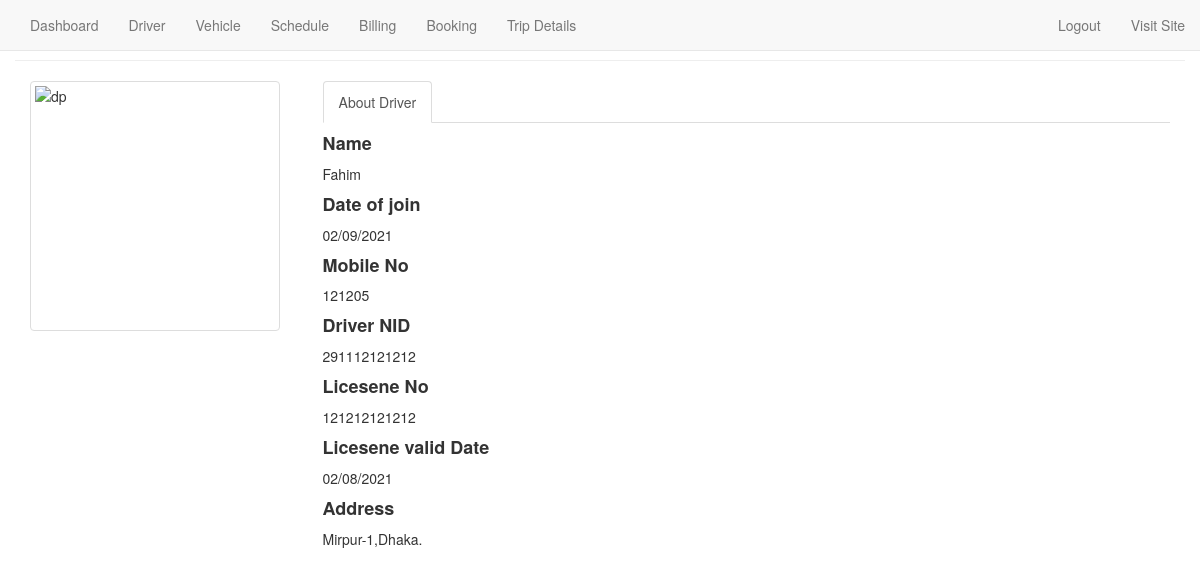
Page /DriverView.php?driverid=29 on the committed database.
### tables this page shows
CREATE TABLE `driver` (
  `driverid` int(11) NOT NULL,
  `drname` varchar(255) NOT NULL,
  `drjoin` varchar(255) NOT NULL,
  `drmobile` varchar(20) NOT NULL,
  `drnid` varchar(30) NOT NULL,
  `drlicense` varchar(30) NOT NULL,
  `drlicensevalid` varchar(100) NOT NULL,
  `draddress` varchar(255) NOT NULL,
  `drphoto` varchar(30) NOT NULL,
  `dr_available` int(11) NOT NULL
);

### DriverView.php (the view, shortened to what this page needs)
<?php
    $connection= mysqli_connect("localhost", "root", "", "transport_management");
    $driverid= $_GET['driverid'];
    $sql= "SELECT * FROM `driver` WHERE driverid='$driverid' ";
    $res= mysqli_query($connection, $sql);
    $row= mysqli_fetch_assoc($res);
?>
<!DOCTYPE html>
<html lang="en">
<head>
<link href="http://maxcdn.bootstrapcdn.com/bootstrap/3.2.0/css/bootstrap.min.css" rel="stylesheet">
<link rel="stylesheet" href="style.css">
    <link rel="stylesheet" href="//code.jquery.com/ui/1.12.1/themes/base/jquery-ui.css">
    <link rel="stylesheet" href="sweetalert2/sweetalert2.css">
   <link rel="stylesheet" href="animate.css">
    <link rel="stylesheet" href="style.css">
</head>
<body>
 <?php include 'navbar_admin.php'; ?>
 <br>
 <div class="container">
          <div class="row">
            <br>
            <hr>
           <div class="col-sm-3">
                   <div class="fb-profile">
                        <img height="250" width="250" align="left" class="fb-image-profile thumbnail userpic" src="photos/<?php echo $row['drphoto'] ?>" alt="dp"/>
                    </div>
           </div>
           <div class="col-sm-9">
               <div data-spy="scroll" class="tabbable-panel">
                <div class="tabbable-line">
                  <ul class="nav nav-tabs ">
                    <li class="active">
                      <a href="#tab_default_1" data-toggle="tab">
                      About Driver </a>
                    </li>
                  </ul>
                  <div class="tab-content">
                    <div class="tab-pane active" id="tab_default_1">
                     <h4><strong>Name</strong></h4>
                      <p><?php echo $row['drname']; ?></p>
                      <h4><strong>Date of join</strong></h4>
                      <p><?php echo $row['drjoin']; ?></p>
                      <h4><strong>Mobile No</strong></h4>
                      <p>
                        <?php echo $row['drmobile']; ?>
                      </p>
                      <h4><strong>Driver NID</strong></h4>
                      <p><?php echo $row['drnid']; ?></p>
                      <h4><strong>Licesene No</strong></h4>
                      <p><?php echo $row['drlicense']; ?></p>
                      <h4><strong>Licesene valid Date</strong></h4>
                      <p><?php echo $row['drlicensevalid']; ?></p>
                      <h4><strong>Address</strong></h4>
                      <p><?php echo $row['draddress']; ?></p>
                    </div>
                  </div>
                </div>
              </div>
           </div>
          </div>
        </div>
</body>
</html>

### rows in the picture
driver: drname "Fahim", drjoin "02/09/2021", drmobile "121205", drnid "291112121212", drlicense "121212121212", drlicensevalid "02/08/2021", draddress "Mirpur-1,Dhaka."
